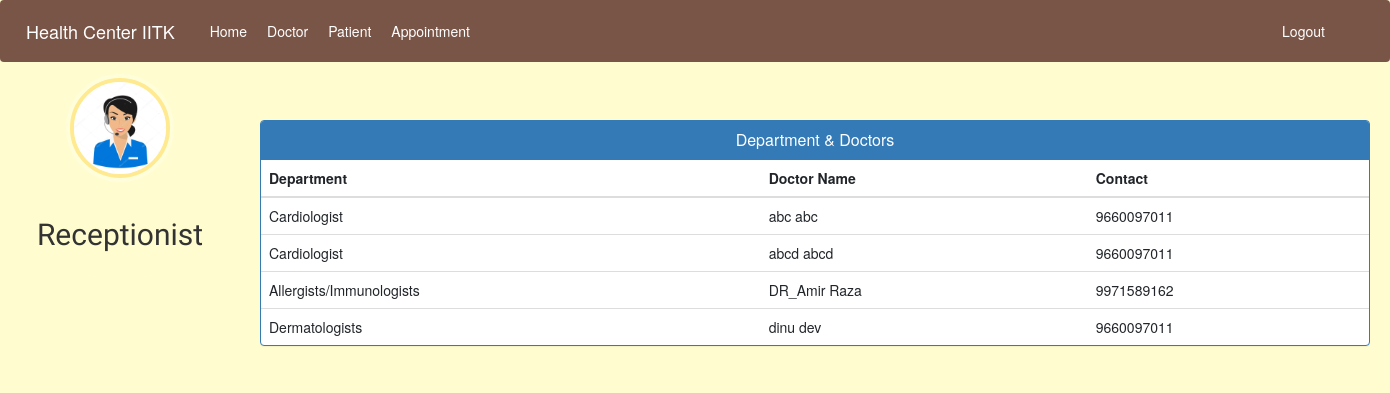
Page /admin-view-doctor-specialisation (signed in) on the committed database.
### hospital/models.py (models this page shows, shortened)
class Doctor(models.Model):
    user = models.OneToOneField(User, on_delete=models.CASCADE)
    profile_pic = models.ImageField(
        upload_to='profile_pic/DoctorProfilePic/', default='../static/images/error.jpg', null=True, blank=True)
    address = models.CharField(max_length=40)
    mobile = models.CharField(max_length=20, null=True)
    department = models.CharField(
        max_length=50, choices=departments, default='Cardiologist')
    status = models.BooleanField(default=False)
    @property
    def get_name(self):
        return self.user.first_name+" "+self.user.last_name

### hospital/views.py (the view)
# urls.py: path('admin-view-doctor-specialisation', views.admin_view_doctor_specialisation_view,
@login_required(login_url='adminlogin')
@user_passes_test(is_admin)
def admin_view_doctor_specialisation_view(request):
    doctors = models.Doctor.objects.all().filter(status=True)
    return render(request, 'hospital/admin_view_doctor_specialisation.html', {'doctors': doctors})

### hospital/views.py (called while the page is built)
def is_admin(user):
    return user.groups.filter(name='ADMIN').exists()

### templates/hospital/admin_view_doctor_Specialisation.html (shortened to what this page needs)
{% extends 'hospital/admin_base.html' %}
{% block content %}
<head>
  <link href="//netdna.bootstrapcdn.com/bootstrap/3.0.0/css/bootstrap.min.css" rel="stylesheet" id="bootstrap-css">
</head>
<div class="container">
  <br/>
  <br/>
  <br/>
  <br/>
  <div class="panel panel-primary">
    <div class="panel-heading">
      <h6 class="panel-title">Department & Doctors</h6>
    </div>
    <table class="table table-hover" id="dev-table">
      <thead>
        <tr>
          <th>Department</th>
          <th>Doctor Name</th>
          <th>Contact</th>
        </tr>
      </thead>
      {% for d in doctors %}
      <tr>
        <td>{{d.department}}</td>
        <td> {{d.get_name}}</td>
        <td>{{d.mobile}}</td>
      </tr>
      {% endfor %}
    </table>
  </div>
</div>
{% endblock content %}

### static/style.css (style rules this page uses)
body { padding-left: 240px; }

### templates/hospital/admin_base.html (style rules this page uses)
body { background-color: rgb(255, 253, 208); font-family: 'Work Sans', sans-serif; }

### templates/hospital/admin_view_doctor_Specialisation.html (style rules this page uses)
h6 { text-align: center; }

### rows in the picture
Doctor: department "Cardiologist", get_name "abc abc", mobile "9660097011"
Doctor: department "Cardiologist", get_name "abcd abcd", mobile "9660097011"
Doctor: department "Allergists/Immunologists", get_name "DR_Amir Raza", mobile "9971589162"
Doctor: department "Dermatologists", get_name "dinu dev", mobile "9660097011"
